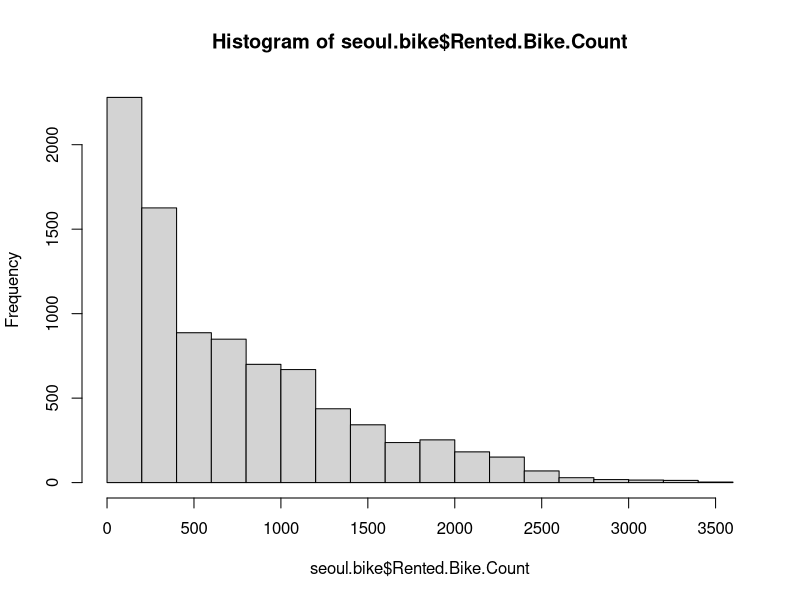

Write the R code that produced this figure. (Note: this script raises an error after producing the figure.)
## ---- chunk 1
seoul.bike <- read.csv("SeoulBikeData.csv",
                         header=T,na.strings=c("","NA")) 
## ---- chunk 2
# creating new variable time of day from bike
seoul.bike$time.of.day <- ifelse(seoul.bike$Hour <= 6, "night", seoul.bike$Hour)
seoul.bike$time.of.day <- ifelse(seoul.bike$Hour > 6, "morning", seoul.bike$time.of.day)
seoul.bike$time.of.day <- ifelse(seoul.bike$Hour > 12, "afternoon", seoul.bike$time.of.day)
seoul.bike$time.of.day <- ifelse(seoul.bike$Hour > 17, "evening", seoul.bike$time.of.day)
seoul.bike$time.of.day <- as.factor(seoul.bike$time.of.day)
## ---- chunk 3
summary(seoul.bike$Temperature)
summary(seoul.bike$Rented.Bike.Count)
summary(seoul.bike$Hour)
summary(seoul.bike$Solar.Radiatio)
summary(seoul.bike$Humidity)
summary(seoul.bike$Date)
summary(seoul.bike$Wind.speed)
summary(seoul.bike$Visibility)
summary(seoul.bike$Dew.point.temperature)
summary(seoul.bike$Rainfall)
summary(seoul.bike$Snowfall)
seoul.bike$Seasons <- as.factor(seoul.bike$Seasons)
summary(seoul.bike$Seasons)
seoul.bike$Holiday <- as.factor(seoul.bike$Holiday)
summary(seoul.bike$Holiday)
seoul.bike$Functioning.Day <- as.factor(seoul.bike$Functioning.Day)
summary(seoul.bike$Functioning.Day)


hist(seoul.bike$Rented.Bike.Count)

summary(seoul.bike$time.of.day)
head(seoul.bike)
## ---- chunk 4
# creating new variable time of day from bike
seoul.bike$TempF <- seoul.bike$Temperature.C. * (9/5) + 32

# -1, 103
max(seoul.bike$TempF)
seoul.bike$TempCat <- ifelse(seoul.bike$TempF <= 20, "below 20", seoul.bike$TempF)
seoul.bike$TempCat <- ifelse(seoul.bike$TempF > 20, "21-40", seoul.bike$TempCat)
seoul.bike$TempCat <- ifelse(seoul.bike$TempF > 40, "41-60", seoul.bike$TempCat)
seoul.bike$TempCat <- ifelse(seoul.bike$TempF > 60, "61-80", seoul.bike$TempCat)
seoul.bike$TempCat <- ifelse(seoul.bike$TempF > 80, "81-100", seoul.bike$TempCat)
seoul.bike$TempCat <- ifelse(seoul.bike$TempF> 100, "over 100", seoul.bike$TempCat)
seoul.bike$TempCat <- as.factor(seoul.bike$TempCat)
summary(seoul.bike$TempCat)
dim(seoul.bike)
## ---- chunk 5
tempcat_bar <- ggplot(data=seoul.bike, aes(x=TempCat, y=Rented.Bike.Count)) + geom_bar(stat = 'identity')
tempcat_bar
## ---- chunk 6
boxplot(seoul.bike$Temperature)
## ---- chunk 7
library(corrplot)
corrplot(cor(seoul.bike[,c(2, 3, 4, 5, 6, 7, 8, 9, 10, 11)]))
## ---- chunk 8
hist(seoul.bike$Solar.Radiation..MJ.m2.)
## ---- chunk 9
p <- ggplot(aes(x=Temperature, y = Rented.Bike.Count, color = time.of.day), data = seoul.bike) + geom_point()
p
## ---- chunk 10
p <- ggplot(data=seoul.bike, aes(x=time.of.day, y=Rented.Bike.Count)) + geom_bar(stat = 'identity')
p
## ---- chunk 11
p <- ggplot(aes(x= seoul.bike$'Temperature(°C)', y = seoul.bike$'Rented Bike Count', color = Seasons), data = seoul.bike) + geom_point()
p
## ---- chunk 12
ggplot(seoul.bike, aes(x = seoul.bike$Seasons, y = seoul.bike$`Rented Bike Count`, fill = seoul.bike$time.of.day)) +
  geom_bar(stat = "identity", position = "dodge") +
  labs(title = "Bike Counts by Month and Time of Day",
       x = "Month", y = "Bike Counts",
       fill = "Time of Day") +
  theme_minimal()
## ---- chunk 13
ggplot(seoul.bike, aes(x = seoul.bike$Holiday, y = seoul.bike$`Rented Bike Count`)) +
  geom_bar(stat = "identity", position = "dodge") +
  labs(title = "Bike Counts by Holiday or No Holiday",
       x = "Month", y = "Bike Counts",
       fill = "Time of Day") +

  theme_minimal()
## ---- chunk 14
pos.mod <- glm(formula = Rented.Bike.Count ~ time.of.day +  TempCat + Seasons +Holiday + Functioning.Day, family = poisson(link = "log"), data = seoul.bike)
summary(pos.mod)
## ---- chunk 15
pos.mod2 <- glm(formula = Rented.Bike.Count ~ time.of.day +  TempCat + Seasons +Holiday + Functioning.Day + Solar.Radiation..MJ.m2. + Rainfall.mm. + Snowfall..cm., family = poisson(link = "log"), data = seoul.bike)
summary(pos.mod2)


## ---- chunk 16
pos.mod3 <- glm(formula = Rented.Bike.Count ~ time.of.day +  TempCat + Seasons +Holiday + Functioning.Day 
                + Solar.Radiation..MJ.m2. + Rainfall.mm. + Snowfall..cm. +
                  TempCat:Seasons + Holiday:time.of.day,
                family = poisson(link = "log"), data = seoul.bike)
summary(pos.mod3)
